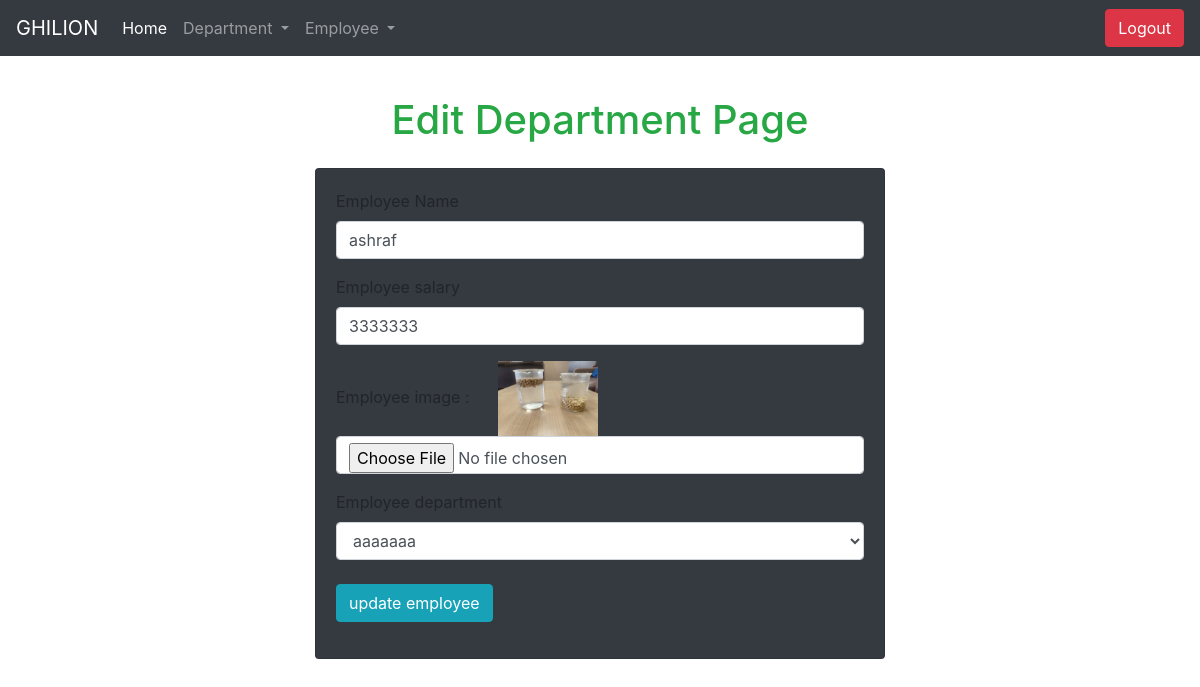
The page /employee/edit.php?edit=30 (signed in) on the database its author committed.
### tables this page shows
CREATE TABLE `employee` (
  `id` int(11) NOT NULL,
  `emp-name` varchar(50) NOT NULL,
  `salary` int(11) NOT NULL,
  `image` text NOT NULL,
  `created-at` date NOT NULL DEFAULT current_timestamp(),
  `dept-id` int(11) NOT NULL
);

### employee/edit.php (the view, shortened to what this page needs)
<?php
include '../public/head.php';
include '../public/navbar.php';
include '../App/confige.php';
if(isset($_GET['edit'])){
$editid = $_GET['edit'];
$seledit = "select * from `employee` where id = $editid";
$selquery = mysqli_query($conn ,$seledit );
$sss = mysqli_fetch_assoc($selquery);
$sel = "select * from  `empwithdept` where empId =$editid";
$sssssss = mysqli_query($conn , $sel);
$ddd =mysqli_fetch_assoc($sssssss);
}
?>
<h1 class="text-center text-success  pt-5 mt-5" >Edit Department Page</h1>
<div class="container mt-4 col-md-6">
<div class="card bg-dark">
    <div class="card-body">
        <form method="post" enctype="multipart/form-data">
        <div class="form-group">
    <label > Employee Name </label>
    <input type="text" name="emp-name" value="<?=$sss['emp-name'] ?>" placeholder="dept name"  class="form-control" id="exampleInputEmail1" aria-describedby="emailHelp">
    </div>
    <div class="form-group">
    <label > Employee salary </label>
    <input type="number" name="emp-salary"  value="<?=$sss['salary'] ?>" placeholder="emp salary"  class="form-control" id="exampleInputEmail1" aria-describedby="emailHelp">
    </div>
    <div class="form-group">
    <label class="mr-4"  > Employee image  : </label>
    <img width="100px" src="./upload/<?=$sss['image']?>" alt="">
    <input type="file" name="emp-image" placeholder="emp salary"  class="form-control" id="exampleInputEmail1" aria-describedby="emailHelp">
    </div>
    <div class="form-group">
    <label > Employee department </label>
    <select name="deptname1"  class="form-control mb-4">
<option  selected  value="<?= $ddd['deptId'] ?>"><?= $ddd['deptName'] ?></option>
    </select>
  <button name="update" class="btn btn-info" >  update employee</button>
  </form>
    </div>
</div>
</div>
<?php
include '../public/script.php';
?>

### rows shown on the page
employee: emp-name "ashraf", emp-salary "3333333", image (picture)

### other values the page prints
form field deptname1 "aaaaaaa"
